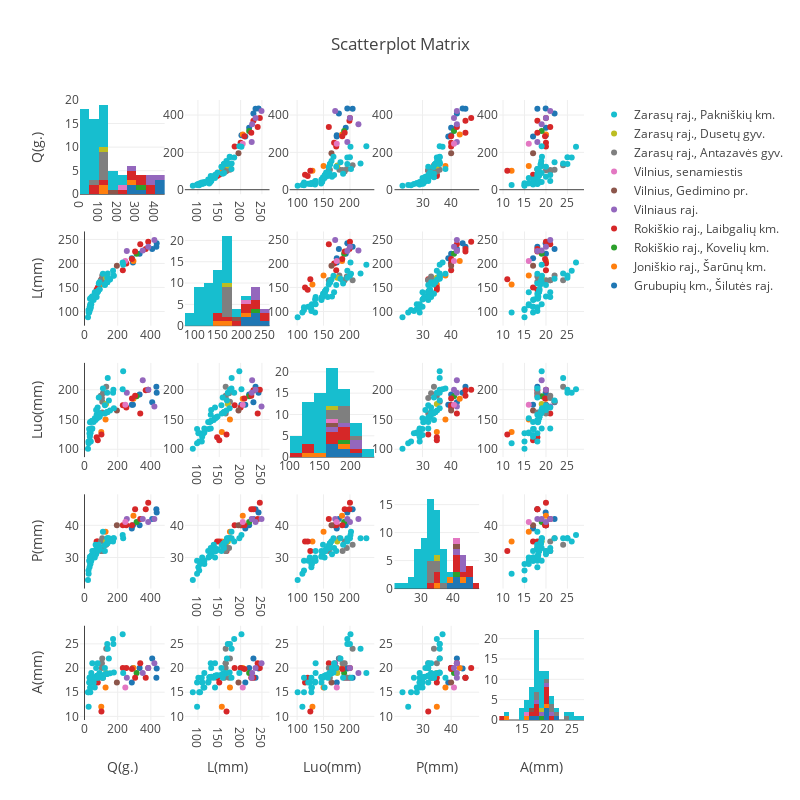

Notebook cell for this chart:
### Code cell
vieta1 = data_all.iloc[:, [2, 5, 6, 7, 8, 9]]
vieta1
fig = ff.create_scatterplotmatrix(rusis, diag='histogram', index='Vieta', height=800, width=800)
plotly.offline.iplot(fig, filename='Histograms along Diagonal Subplots')
